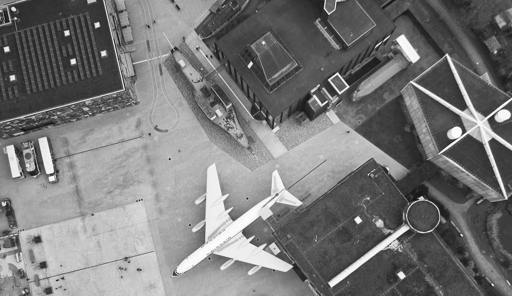
%> input picture Assignments/Jan-May-2017/DigitalImageProcessing/Assignment2/Lab2/IMG1.pgm, 512 x 296 px
$ octave planarHomography.m   (GNU Octave 9; MATLAB toolbox functions it lacks are replaced by stand-ins)
%> lines starting %> are read from the running program, lines starting %| are printed output that depends on the picture
### Assignments/Jan-May 2017/DigitalImageProcessing/Assignment2/getHomographyMatrixForInplaneRotAndTrans.m
function H = getHomographyMatrixForInplaneRotAndTrans(img1Points, img2Points)
    A = [];
    b = [];

    for index = 1: size(img1Points, 1)
       x1 = img1Points(index, 1);
       y1 = img1Points(index, 2);
       x2 = img2Points(index, 1);
       y2 = img2Points(index, 2);
       A = [A; x1, -y1, 1, 0];
       A = [A; y1, x1, 0, 1];
       b = [b; x2];
       b = [b; y2];
    end

    solution = pinv(A) * b;
    h0 = solution(1); h1 = solution(2); h2 = solution(3); h3 = solution(4);
    H = [h0, -h1, h2; h1, h0, h3; 0, 0, 1.0]
end

### Assignments/Jan-May 2017/DigitalImageProcessing/Assignment2/getHomographedSourceImage.m
function newimg = getHomographedSourceImage(img, H, dimensions)
    height = dimensions(1);
    width = dimensions(2);

    newimg = zeros(height, width);

    Hinv = pinv(H);

    for i = 1 : height
        for j = 1 : width
            iSourceCoord = Hinv * [j; i; 1];
            iSourceX = (iSourceCoord(1) / iSourceCoord(3));
            iSourceY = (iSourceCoord(2) / iSourceCoord(3));

            % if the resultant coordinates are float, then get bilinear interpolate the pixels
            % bilinearInterpolate considers 2nd input as along height and 3rd input as along width
            newimg(i, j) = bilinearInterpolate(img, iSourceY, iSourceX);
        end
    end
end

### Assignments/Jan-May-2017/DigitalImageProcessing/Assignment2/planarHomography.m
%read images
img1 = imread('./Lab2/IMG1.pgm');
%> img1 is the input picture: size 296x512 uint8; min 14, max 255, mean 120.4
img2 = imread('./Lab2/IMG2.pgm');
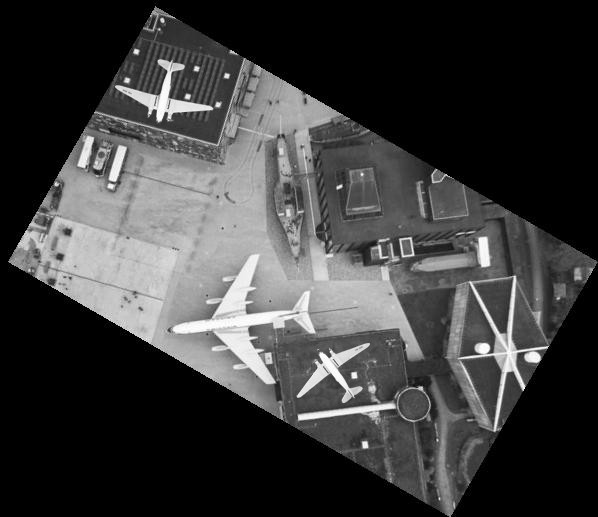
%> input picture Assignments/Jan-May-2017/DigitalImageProcessing/Assignment2/Lab2/IMG2.pgm, 598 x 517 px
%> img2 is the input picture: size 517x598 uint8; min 0, max 255, mean 60.2

% correspondences already given in problem statement
img1Points = [125, 30; 373, 158];
img2Points = [249, 94; 400, 329];

% create A matrix in Ax = 0
H = getHomographyMatrixForInplaneRotAndTrans(img1Points, img2Points);

% get the transformed image
transformedImage1to2 = uint8(getHomographedSourceImage(img1, H, size(img2)));
imwrite(transformedImage1to2, './Lab2/matlabtrImg1.png');
transformedImage2to1 = uint8(getHomographedSourceImage(img2, pinv(H), size(img1)));
%> call 2 of getHomographedSourceImage, with dimensions = [296 512]
%> after the loop in getHomographedSourceImage (call 2), `for i = 1 : height`:
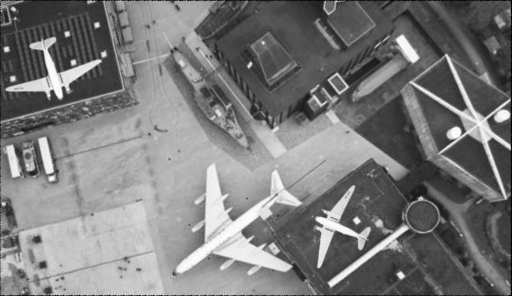
%> newimg: size 296x512 double; min 0, max 255, mean 122.4
imwrite(transformedImage2to1, './Lab2/matlabtrInvHImg2.png');

% find the difference between original image and transformed image
% print(type(img1[1, 1]))
diffImage = abs(transformedImage2to1- img1);
imwrite(diffImage, './Lab2/matlabdiffImage1.png')
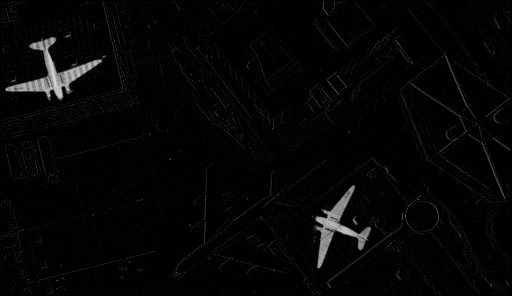
%> saved as matlabdiffImage1.png: size 296x512 uint8; min 0, max 216, mean 5.4

diffImage = abs(img2 - transformedImage1to2);
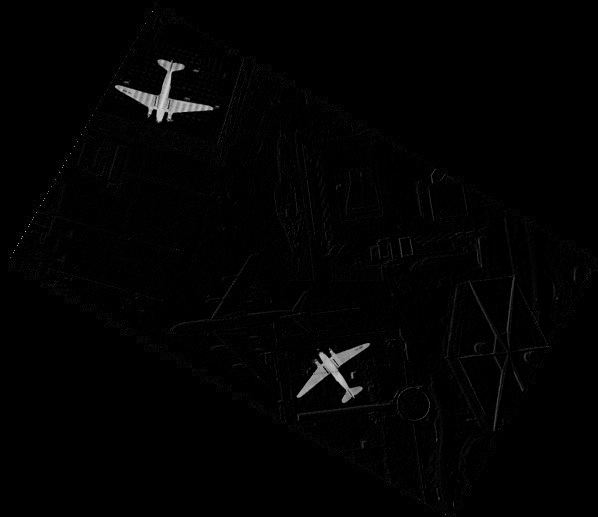
%> diffImage: size 517x598 uint8; min 0, max 212, mean 2.6
imwrite(diffImage, './Lab2/matlabdiffImage2.png');
